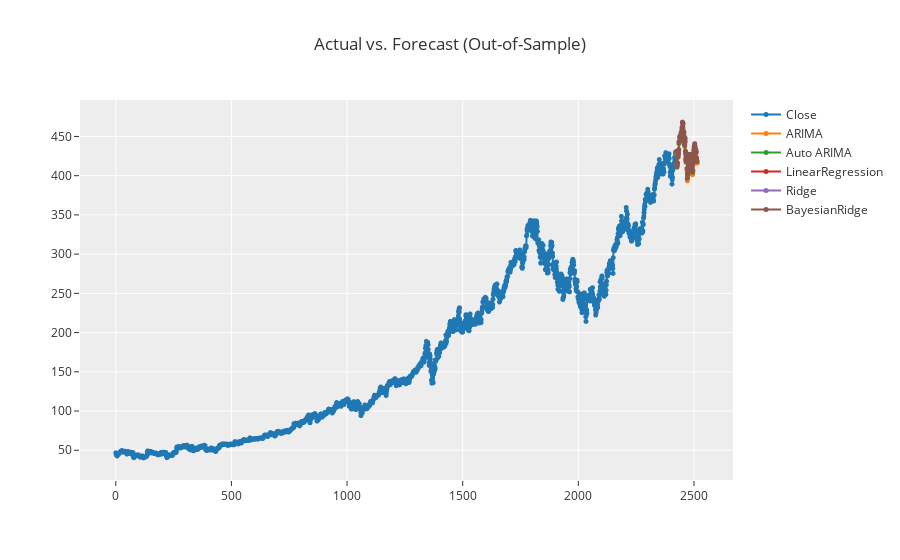

This figure's notebook cell:
### Code cell
forecast = predict_model(best[1], fh=90)

# Step 4: Plot the forecast
plot_model(best, plot='forecast')

### Figure 1 — Plotly figure (JSON) as saved in the notebook; plotly's stock layout.template omitted (floating-point values rounded to 4 significant figures; data arrays with more than 128 entries replaced by an {"elided": "..."} marker saying what was removed)
{"data": [{"line": {"color": "rgb(31, 119, 180)", "width": 2}, "marker": {"color": "rgb(31, 119, 180)", "size": 5}, "mode": "lines+markers", "name": "Close", "type": "scattergl", "x": {"elided": "2515 int values"}, "xaxis": "x", "y": {"elided": "2515 float values"}, "yaxis": "y"}, {"line": {"color": "rgb(255, 127, 14)", "width": 2}, "marker": {"color": "rgb(255, 127, 14)", "size": 5}, "mode": "lines+markers", "name": "ARIMA", "type": "scattergl", "x": {"elided": "2515 int values"}, "xaxis": "x", "y": {"elided": "2515 float values"}, "yaxis": "y"}, {"line": {"color": "rgb(44, 160, 44)", "width": 2}, "marker": {"color": "rgb(44, 160, 44)", "size": 5}, "mode": "lines+markers", "name": "Auto ARIMA", "type": "scattergl", "x": {"elided": "2515 int values"}, "xaxis": "x", "y": {"elided": "2515 float values"}, "yaxis": "y"}, {"line": {"color": "rgb(214, 39, 40)", "width": 2}, "marker": {"color": "rgb(214, 39, 40)", "size": 5}, "mode": "lines+markers", "name": "LinearRegression", "type": "scattergl", "x": {"elided": "2515 int values"}, "xaxis": "x", "y": {"elided": "2515 float values"}, "yaxis": "y"}, {"line": {"color": "rgb(148, 103, 189)", "width": 2}, "marker": {"color": "rgb(148, 103, 189)", "size": 5}, "mode": "lines+markers", "name": "Ridge", "type": "scattergl", "x": {"elided": "2515 int values"}, "xaxis": "x", "y": {"elided": "2515 float values"}, "yaxis": "y"}, {"line": {"color": "rgb(140, 86, 75)", "width": 2}, "marker": {"color": "rgb(140, 86, 75)", "size": 5}, "mode": "lines+markers", "name": "BayesianRidge", "type": "scattergl", "x": {"elided": "2515 int values"}, "xaxis": "x", "y": {"elided": "2515 float values"}, "yaxis": "y"}], "layout": {"showlegend": true, "title": {"text": "Actual vs. Forecast (Out-of-Sample)"}, "xaxis": {"anchor": "y", "domain": [0, 1]}, "yaxis": {"anchor": "x", "domain": [0, 1]}}}
